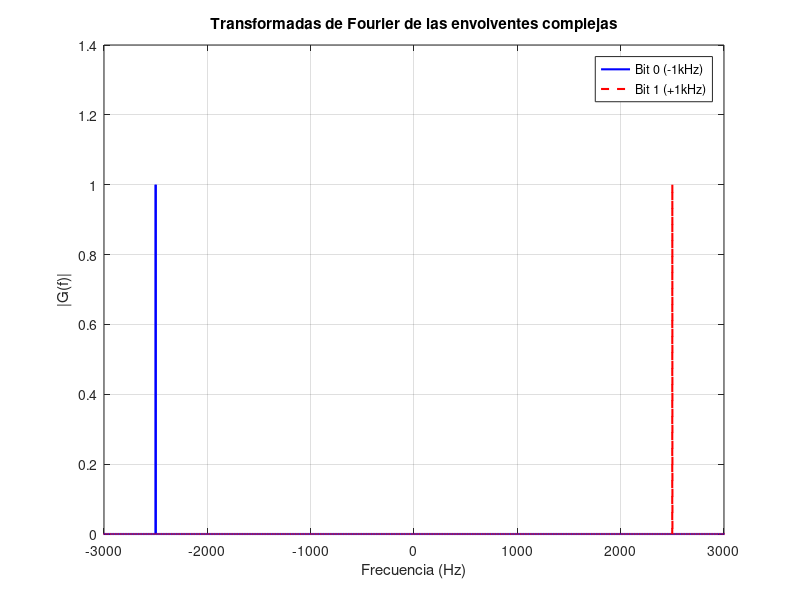

Recreate this plot in MATLAB.
% Parámetros
A = 1;                  % Amplitud
Fs = 10000;             % Frecuencia de muestreo
T = 1;                  % Duración
t = 0:1/Fs:T-1/Fs;      % Vector de tiempo
df = 2500;              % Delta f

% Envolventes complejas
g0 = A * exp(-1j*2*pi*df*t);   % bit 0 (desfasaje -1kHz)
g1 = A * exp(1j*2*pi*df*t);    % bit 1 (desfasaje +1kHz)


% FFT
N = length(t);
f = (-N/2:N/2-1)*(Fs/N);

G0 = fftshift(fft(g0)/N);
G1 = fftshift(fft(g1)/N);


%% Envolventes complejas (baseband)

figure;
plot(f, abs(G0), 'b', 'LineWidth', 1.5); hold on;
plot(f, abs(G1), 'r--', 'LineWidth', 1.5);
title('Transformadas de Fourier de las envolventes complejas');
xlabel('Frecuencia (Hz)');
ylabel('|G(f)|');
legend('Bit 0 (-1kHz)', 'Bit 1 (+1kHz)');
xlim([-3000 3000]); grid on;